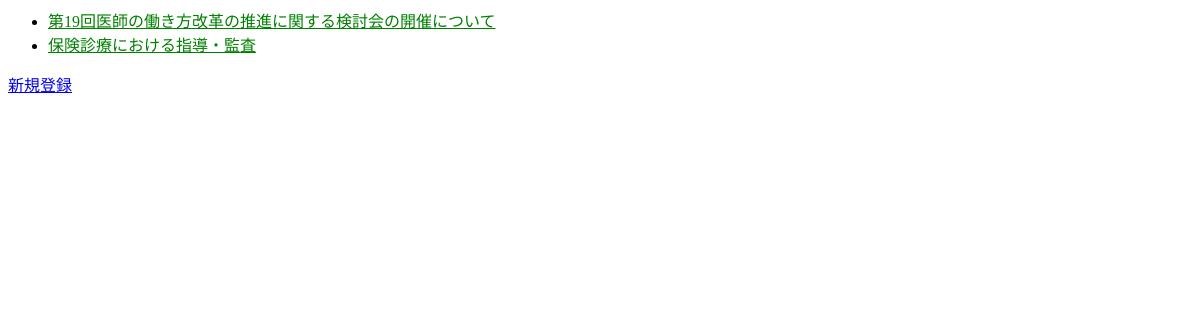
/mhlw_news/, run on an earlier commit of the app's database.
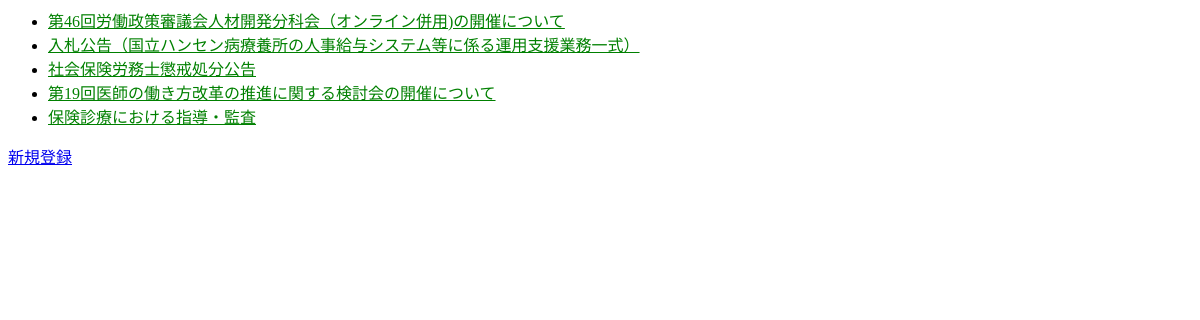
And on a later commit of the database.
### mhlw_news/models.py (models this page shows, shortened)
class News(models.Model):
    title = models.CharField(verbose_name='タイトル', max_length=30)
    field = models.CharField(verbose_name='分野', max_length=20)
    summary = models.CharField(verbose_name='要約', max_length=200)
    pub_date = models.DateTimeField(verbose_name='作成日', default=now)

### mhlw_news/views.py (the view)
# urls.py: path("", views.IndexView.as_view(), name="index"),
class IndexView(generic.ListView):
    template_name = "mhlw_news/index.html"
    context_object_name = "latest_news_list"
    def get_queryset(self):
        return News.objects.filter(pub_date__lte=timezone.now()).order_by("-pub_date")[:5]

### mhlw_news/templates/mhlw_news/index.html
{% load static %}
<link rel="stylesheet" href="{% static 'mhlw_news/style.css' %}">
{% if latest_news_list %}
    <ul>
    {% for news in latest_news_list %}
        <li><a href="{% url 'mhlw_news:detail' news.id %}">{{ news.title }}</a></li>
    {% endfor %}
    </ul>
{% else %}
    <p>記事がありません・・</p>
{% endif %}
<a href="{% url 'mhlw_news:post_news' %}">新規登録</a>

What changed in the data, as far as the page shows it:
added News: title "第46回労働政策審議会人材開発分科会（オンライン併用)の開催について"
added News: title "入札公告（国立ハンセン病療養所の人事給与システム等に係る運用支援業務一式）"
added News: title "社会保険労務士懲戒処分公告"
